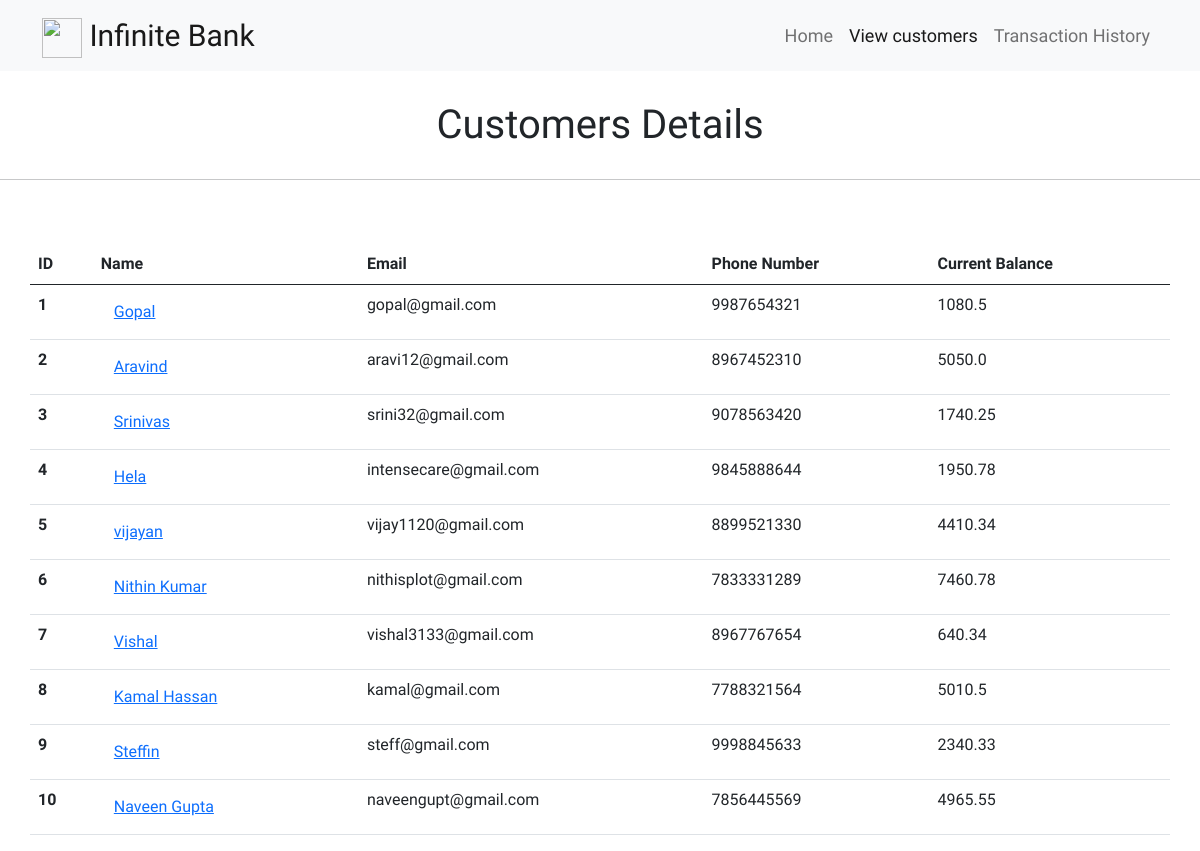
Page /customers on the committed database.
### Bankapp/models.py (models this page shows)
class Customers(models.Model):
    name = models.CharField(max_length=20)
    email=models.EmailField(max_length=200)
    phone = models.CharField(max_length=10)
    bal = models.FloatField()

### Bankapp/views.py (the view)
# urls.py: path('customers', views.Customer_Details, name='customers'),
def Customer_Details(request):
    global indcustomer
    all_customers = Customers.objects.all()
    if request.method == "POST":
        global indcustomer
        customer = request.POST['customer']
        indcustomer = Customers.objects.filter(id=customer)[0]
        return HttpResponseRedirect(reverse('indcustomer'))
    return render(request, 'customers.html', {'customers':all_customers})

### Bankapp/templates/customers.html (shortened to what this page needs)
{% extends 'base.html' %}
{% block body %}
<nav class="navbar navbar-expand-lg navbar-light bg-light">
    <div class="container">
        <a class="navbar-brand navBrand">
            <img src="https://pngimg.com/uploads/bank/bank_PNG28.png" alt="" width="40" height="30">
            Infinite Bank
        </a>
      <div class="collapse navbar-collapse" id="navbarNav">
        <ul class="navbar-nav ms-auto">
          <li class="nav-item">
            <a class="nav-link" href="{% url 'index' %}">Home</a>
          </li>
          <li class="nav-item">
            <a class="nav-link active" aria-current="page" href="{% url 'customers' %}">View customers</a>
          </li>
          <li class="nav-item">
            <a class="nav-link" href="{% url 'history' %}">Transaction History</a>
          </li>
        </ul>
      </div>
    </div>
  </nav>
  <h1 class="customer-head">Customers Details</h1>
  <hr>
<div class="table-responsive">
  <table class="container table table-hover mt-5">
    <thead>
      <tr>
        <th scope="col">ID</th>
        <th scope="col">Name</th>
        <th scope="col">Email</th>
        <th scope="col">Phone Number</th>
        <th scope="col">Current Balance</th>
      </tr>
    </thead>
    <tbody>
    {% for i in customers %}
      <tr>
        <th scope="row">{{i.id}}</th>
        <td>
        <form action="" id="customer_form" method="POST">
          <button type="submit" class="btn btn-link" value="{{i.id}}" name="customer">{{i.name}}</button>
        </form>
      </td>
        <td>{{i.email}}</td>
        <td>{{i.phone}}</td>
        <td>{{i.bal}}</td>
      </tr>
    {% endfor %}
    </tbody>
  </table>
</div>
{% endblock %}

### Bankapp/templates/base.html (shortened to what this page needs)
<!DOCTYPE html>
<html lang="en">
  <head>
    <link
      href="https://cdn.jsdelivr.net/npm/bootstrap@5.1.0/dist/css/bootstrap.min.css"
      rel="stylesheet"
    />
  </head>
  <body>
    {% block body %} {% endblock %}
  </body>
</html>

### Bankapp/templates/customers.html (style rules this page uses)
.customer-head { text-align: center; margin: 30px auto; }

### Bankapp/templates/base.html (style rules this page uses)
* { margin: 0; padding: 0; box-sizing: border-box; font-family: "Questrial", sans-serif; }
.navBrand { font-family: "Oleo Script", cursive; font-size: 30px; }
.navBrand img { height: 40px; width: 40px; }
.navbar-nav li { font-size: 18px; }

### rows in the picture
Customers: id "1", name "Gopal", email "gopal@gmail.com", phone "9987654321", bal "1080.5"
Customers: id "2", name "Aravind", email "aravi12@gmail.com", phone "8967452310", bal "5050.0"
Customers: id "3", name "Srinivas", email "srini32@gmail.com", phone "9078563420", bal "1740.25"
Customers: id "4", name "Hela", email "intensecare@gmail.com", phone "9845888644", bal "1950.78"
Customers: id "5", name "vijayan", email "vijay1120@gmail.com", phone "8899521330", bal "4410.34"
Customers: id "6", name "Nithin Kumar", email "nithisplot@gmail.com", phone "7833331289", bal "7460.78"
Customers: id "7", name "Vishal", email "vishal3133@gmail.com", phone "8967767654", bal "640.34"
Customers: id "8", name "Kamal Hassan", email "kamal@gmail.com", phone "7788321564", bal "5010.5"
Customers: id "9", name "Steffin", email "steff@gmail.com", phone "9998845633", bal "2340.33"
Customers: id "10", name "Naveen Gupta", email "naveengupt@gmail.com", phone "7856445569", bal "4965.55"
